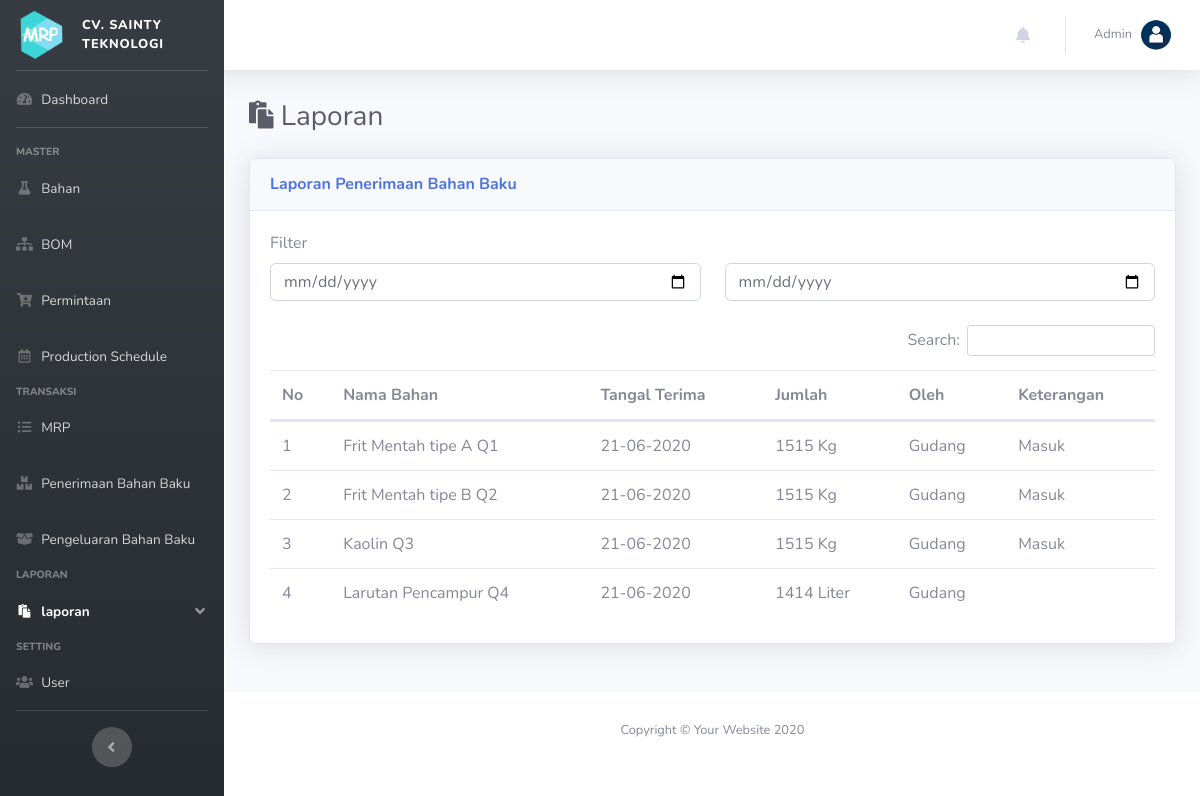
The page /index.php?p=laporan&ket=penerimaan_bahan_baku on the database as committed earlier.
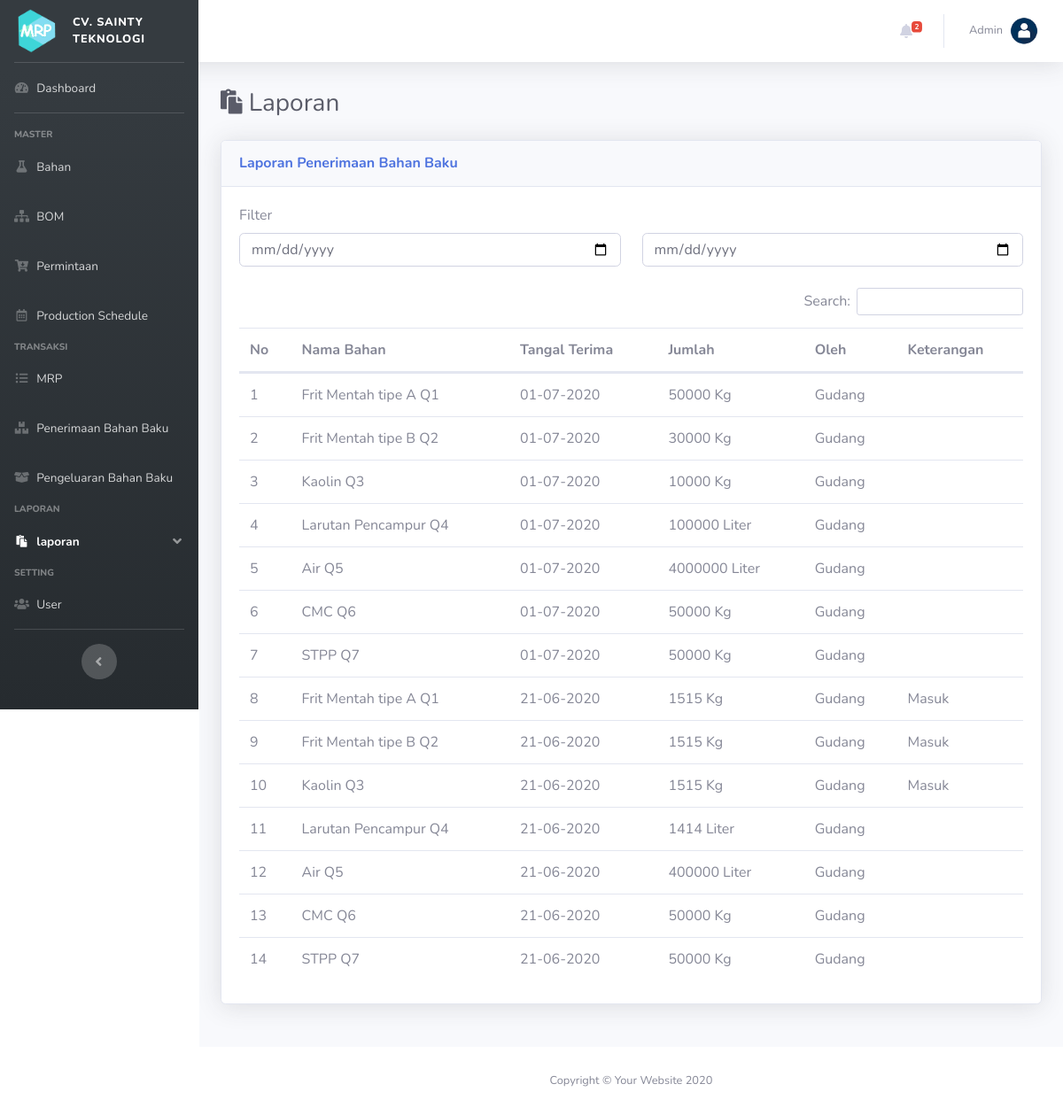
The same page on the database as committed later.
### tables this page shows
CREATE TABLE IF NOT EXISTS `penerimaan` (
  `id_pengadaan` int(11) NOT NULL AUTO_INCREMENT,
  `id_user` int(11) DEFAULT NULL,
  `id_bahan` int(11) DEFAULT NULL,
  `tgl_pengadaan` date DEFAULT NULL,
  `jumlah` double DEFAULT NULL,
  `keterangan` text DEFAULT NULL,
  PRIMARY KEY (`id_pengadaan`),
  KEY `id_user` (`id_user`),
  KEY `id_bahan` (`id_bahan`),
  CONSTRAINT `FK_penerimaan_bahan` FOREIGN KEY (`id_bahan`) REFERENCES `bahan` (`id_bahan`) ON DELETE CASCADE ON UPDATE CASCADE,
  CONSTRAINT `FK_penerimaan_user` FOREIGN KEY (`id_user`) REFERENCES `user` (`id_user`) ON DELETE CASCADE ON UPDATE CASCADE
);

CREATE TABLE IF NOT EXISTS `bahan` (
  `id_bahan` int(11) NOT NULL AUTO_INCREMENT,
  `nama_bahan` varchar(200) DEFAULT NULL,
  `satuan` varchar(200) DEFAULT NULL,
  `jumlah` double DEFAULT NULL,
  `ss` double(22,0) DEFAULT NULL,
  `rop` double(22,0) DEFAULT NULL,
  PRIMARY KEY (`id_bahan`)
);

CREATE TABLE IF NOT EXISTS `user` (
  `id_user` int(11) NOT NULL AUTO_INCREMENT,
  `username` varchar(50) DEFAULT NULL,
  `password` varchar(50) DEFAULT NULL,
  `nama_user` varchar(200) DEFAULT NULL,
  `jabatan` char(1) DEFAULT NULL,
  PRIMARY KEY (`id_user`),
  UNIQUE KEY `username` (`username`)
);

### pages/laporan/penerimaan_bahan_baku.php (the view, shortened to what this page needs)
<form action="" class="mb-4">
    <div class="row">
        <div class="col">
            <label for="">Filter</label>
        </div>
    </div>
    <div class="row">
        <div class="col">
            <input type="date" class="form-control inp_filter" id="tgl1" placeholder="Tanggal">
        </div>
        <div class="col">
            <input type="date" class="form-control inp_filter" id="tgl2" placeholder="Tanggal">
        </div>
    </div>
</form>
<table class="table dataTableLaporan">
    <thead>
        <tr>
            <th>No</th>
            <th>Nama Bahan</th>
            <th>Tangal Terima</th>
            <th>Jumlah</th>
            <th>Oleh</th>
            <th>Keterangan</th>
        </tr>
    </thead>
    <tbody>
    <?php
        $i=0;
        $sql = "SELECT a.*, b.nama_user, c.nama_bahan, c.satuan FROM penerimaan a JOIN user b ON a.id_user = b.id_user JOIN bahan c ON a.id_bahan = c.id_bahan ORDER BY a.tgl_pengadaan DESC";
        $q = mysqli_query($con, $sql);
        while($row = mysqli_fetch_array($q)):
    ?>
        <tr>
            <td><?= ++$i; ?></td>
            <td><?= $row['nama_bahan']; ?></td>
            <td><?= date("d-m-Y", strtotime($row['tgl_pengadaan'])); ?></td>
            <td><?= $row['jumlah']." ".$row['satuan']; ?></td>
            <td><?= $row['nama_user']; ?></td>
            <td><?= $row['keterangan']; ?></td>
        </tr>
    <?php endwhile; ?>
    </tbody>
</table>

### index.php (shortened to what this page needs)
<!DOCTYPE html>
<html lang="en">
<head>
    <link href="assets/vendor/fontawesome-free/css/all.min.css" rel="stylesheet" type="text/css">
    <link href="assets/css/sb-admin-2.css" rel="stylesheet">
    <link href="assets/css/style.css" rel="stylesheet">
    <link href="assets/vendor/datatables/dataTables.bootstrap4.min.css" rel="stylesheet">
</head>
<body id="page-top">
    <div id="wrapper">
        <ul class="navbar-nav bg-gradient-primary sidebar sidebar-dark accordion" id="accordionSidebar">
            <a class="sidebar-brand d-flex align-items-center justify-content-center" href="index.php">
                <img src="assets/img/logo.png" alt="Logo" width="50px">
                <div class="sidebar-brand-text mx-3" style="text-align:left;font-size: 0.8em;">cv. Sainty Teknologi</div>
            </a>
            <hr class="sidebar-divider my-0">
            <div class="scrollable-sidebar">
                <li class="nav-item" id="home">
                    <a class="nav-link" href="index.php">
                        <i class="fas fa-fw fa-tachometer-alt"></i>
                        <span>Dashboard</span>
                    </a>
                </li>
                <hr class="sidebar-divider">
                <div class="sidebar-heading">
                    Master
                </div>
                <li class="nav-item" id="bahan">
                    <a class="nav-link" href="index.php?p=bahan">
                        <i class="fas fa-fw fa-flask"></i>
                        <span>Bahan</span>
                    </a>
                </li>
                <li class="nav-item" id="bom">
                    <a class="nav-link" href="index.php?p=bom">
                        <i class="fas fa-fw fa-sitemap"></i>
                        <span>BOM</span>
                    </a>
                </li>
                <li class="nav-item" id="permintaan">
                    <a class="nav-link" href="index.php?p=permintaan">
                        <i class="fas fa-fw fa-cart-arrow-down"></i>
                        <span>Permintaan</span>
                    </a>
                </li>
                <li class="nav-item" id="mps">
                    <a class="nav-link" href="index.php?p=mps">
                        <i class="far fa-fw fa-calendar-alt"></i>
                        <span>Production Schedule</span>
                    </a>
                </li>
                <div class="sidebar-heading">
                    Transaksi
                </div>
                <li class="nav-item" id="mrp">
                    <a class="nav-link" href="index.php?p=mrp">
                        <i class="fas fa-fw fa-list-ul"></i>
                        <span>MRP</span>
                    </a>
                </li>
                <li class="nav-item" id="penerimaan_bb">
                    <a class="nav-link" href="index.php?p=penerimaan_bb">
                        <i class="fas fa-fw fa-boxes"></i>
                        <span>Penerimaan Bahan Baku</span>
                    </a>
                </li>
                <li class="nav-item" id="pengeluaran_bb">
                    <a class="nav-link" href="index.php?p=pengeluaran_bb">
                        <i class="fas fa-fw fa-box-open"></i>
                        <span>Pengeluaran Bahan Baku</span>
                    </a>
                </li>
                <div class="sidebar-heading">
                    Laporan
                </div>
                <li class="nav-item" id="laporan">
                    <a class="nav-link" href="#" data-toggle="collapse" data-target="#collapseLaporan" aria-expanded="true" aria-controls="collapseLaporan">
                        <i class="fas fa-fw fa-paste"></i>
                        <span>laporan</span>
                    </a>
                </li>
                <div class="sidebar-heading">
                    Setting
                </div>
                <li class="nav-item" id="user">
                    <a class="nav-link" href="index.php?p=user">
                        <i class="fas fa-fw fa-users"></i>
                        <span>User</span>
                    </a>
                </li>
                <hr class="sidebar-divider d-none d-md-block">
                <div class="text-center m-center">
                    <button class="rounded-circle border-0" id="sidebarToggle"></button>
                </div>
            </div>
        </ul>
        <div id="content-wrapper" class="d-flex flex-column">
            <div id="content">
                <nav class="navbar navbar-expand navbar-light bg-white topbar mb-4 static-top shadow">
                    <ul class="navbar-nav ml-auto">
                    <?php include 'pages/notification.php'; ?>
                    <li class="nav-item dropdown no-arrow">
                        <a class="nav-link dropdown-toggle" href="#" id="userDropdown" role="button" data-toggle="dropdown" aria-haspopup="true" aria-expanded="false">
                            <span class="mr-2 d-none d-lg-inline text-gray-600 small">Admin</span>
                            <img class="img-profile rounded-circle" src="assets/img/user.png">
                        </a>
                    </li>
                </ul>
            </nav>
            <div class="container-fluid main-content">
            <?php
                $dir = "pages";
                $pages = scandir($dir);
                unset($pages[0],$pages[1]);
                if(isset($_GET['p'])){
                    $p = $_GET['p'].".php";
                    if(in_array($p, $pages)){
                        include "$dir/$p";
                    }else{
                        include "$dir/404.php";
                    }
                }else{
                    include "$dir/home.php";
                }
            ?>
            </div>
          </div>
            <footer class="sticky-footer bg-white">
                <div class="container my-auto">
                    <div class="copyright text-center my-auto">
                        <span>Copyright &copy; Your Website 2020</span>
                    </div>
                </div>
            </footer>
        </div>
    </div>
</body>
</html>

### pages/notification.php (shortened to what this page needs)
<?php
    $sql = "SELECT * FROM bahan";
    $q = mysqli_query($con, $sql);
    $data = [];
    while($row = mysqli_fetch_array($q)){
        if($row['rop']>$row['jumlah']){
            array_push($data, array(
                                    'id_bahan' => $row['id_bahan'],
                                    'nama_bahan' => $row['nama_bahan'],
                                    ));
        }
    }
    $nr = sizeof($data);
?>
<li class="nav-item dropdown no-arrow mx-1">
    <a class="nav-link dropdown-toggle" href="#" id="alertsDropdown" role="button" data-toggle="dropdown" aria-haspopup="true" aria-expanded="false">
        <i class="fas fa-bell fa-fw"></i>
        <?php if($nr>0):?>
        <span class="badge badge-danger badge-counter"><?= $nr; ?></span>
        <?php endif;?>
    </a>
</li>

### pages/laporan.php
<div class="d-sm-flex align-items-center justify-content-between mb-4">
    <h1 class="h3 mb-0 text-gray-800"> <i class="fa fa-paste"></i> Laporan</h1>
</div>
<?php
	if(isset($_GET['ket'])){
		$ket = join(explode("_", $_GET['ket']), " ");
	}
?>
<div class="row row_angket">
	<div class="col mb-4">
		<div class="card shadow mb-4">
            <div class="card-header py-3 d-flex flex-row align-items-center justify-content-between">
                <h6 class="m-0 font-weight-bold text-primary">Laporan <?= ucwords($ket); ?></h6>
            </div>
            <div class="card-body">
            <?php
                $dir = "pages/laporan";
                $pages = scandir($dir);
                unset($pages[0],$pages[1]);
                if(isset($_GET['ket'])){
                    $p = $_GET['ket'].".php";
                    if(in_array($p, $pages)){
                        include "$dir/$p";
                    }else{
                        include "pages/404.php";
                    }
                }else{
                    include "$dir/home.php";
                }
            ?>
            </div>
        </div>
    </div>
</div>

### assets/css/style.css (style rules this page uses)
.bg-gradient-primary { background-color: #353B40; background-image: linear-gradient(180deg,#353B40 10%,#262B2F 100%); background-size: cover; }
.scrollable-sidebar { overflow-y: auto; overflow-x: hidden; height: calc(100vh - 4.375rem); }
.m-center { width: 100%; }

Rows that differ between the two databases and show on the page:
added penerimaan: id_bahan.nama_bahan "Frit Mentah tipe A Q1", tgl_pengadaan "01-07-2020", jumlah "50000", id_bahan.satuan "Kg", id_user.nama_user "Gudang"
added penerimaan: id_bahan.nama_bahan "Frit Mentah tipe B Q2", tgl_pengadaan "01-07-2020", jumlah "30000", id_bahan.satuan "Kg", id_user.nama_user "Gudang"
added penerimaan: id_bahan.nama_bahan "Kaolin Q3", tgl_pengadaan "01-07-2020", jumlah "10000", id_bahan.satuan "Kg", id_user.nama_user "Gudang"
added penerimaan: id_bahan.nama_bahan "Larutan Pencampur Q4", tgl_pengadaan "01-07-2020", jumlah "100000", id_bahan.satuan "Liter", id_user.nama_user "Gudang"
added penerimaan: id_bahan.nama_bahan "Air Q5", tgl_pengadaan "01-07-2020", jumlah "4000000", id_bahan.satuan "Liter", id_user.nama_user "Gudang"
added penerimaan: id_bahan.nama_bahan "CMC Q6", tgl_pengadaan "01-07-2020", jumlah "50000", id_bahan.satuan "Kg", id_user.nama_user "Gudang"
added penerimaan: id_bahan.nama_bahan "STPP Q7", tgl_pengadaan "01-07-2020", jumlah "50000", id_bahan.satuan "Kg", id_user.nama_user "Gudang"
added penerimaan: id_bahan.nama_bahan "Air Q5", tgl_pengadaan "21-06-2020", jumlah "400000", id_bahan.satuan "Liter", id_user.nama_user "Gudang"
added penerimaan: id_bahan.nama_bahan "CMC Q6", tgl_pengadaan "21-06-2020", jumlah "50000", id_bahan.satuan "Kg", id_user.nama_user "Gudang"
added penerimaan: id_bahan.nama_bahan "STPP Q7", tgl_pengadaan "21-06-2020", jumlah "50000", id_bahan.satuan "Kg", id_user.nama_user "Gudang"
Other text that changed with them:
$nr: (not shown) → "2"
